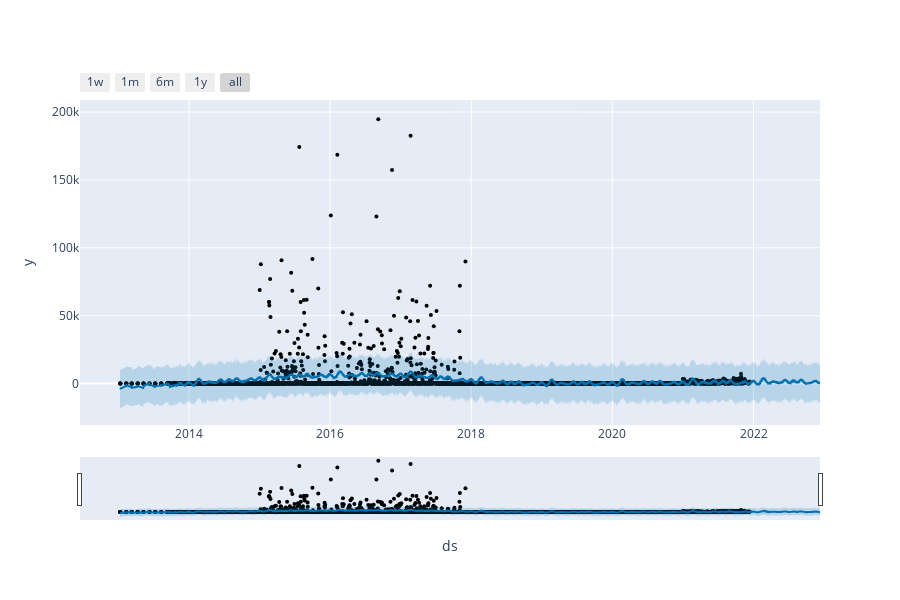

The code cell stored with this chart in its notebook:
### Code cell
plot_plotly(Dine_m, Dine_forecast)

### Figure 1 — Plotly figure (JSON) as saved in the notebook; plotly's stock layout.template omitted (floating-point values rounded to 4 significant figures; data arrays with more than 128 entries replaced by an {"elided": "..."} marker saying what was removed)
{"data": [{"marker": {"color": "black", "size": 4}, "mode": "markers", "name": "Actual", "type": "scatter", "x": {"elided": "3002 str values"}, "y": {"elided": "3002 int values"}}, {"hoverinfo": "skip", "line": {"width": 0}, "mode": "lines", "type": "scatter", "x": {"elided": "3367 str values"}, "y": {"elided": "3367 float values"}}, {"fill": "tonexty", "fillcolor": "rgba(0, 114, 178, 0.2)", "line": {"color": "#0072B2", "width": 2}, "mode": "lines", "name": "Predicted", "type": "scatter", "x": {"elided": "3367 str values"}, "y": {"elided": "3367 float values"}}, {"fill": "tonexty", "fillcolor": "rgba(0, 114, 178, 0.2)", "hoverinfo": "skip", "line": {"width": 0}, "mode": "lines", "type": "scatter", "x": {"elided": "3367 str values"}, "y": {"elided": "3367 float values"}}], "layout": {"height": 600, "showlegend": false, "width": 900, "xaxis": {"rangeselector": {"buttons": [{"count": 7, "label": "1w", "step": "day", "stepmode": "backward"}, {"count": 1, "label": "1m", "step": "month", "stepmode": "backward"}, {"count": 6, "label": "6m", "step": "month", "stepmode": "backward"}, {"count": 1, "label": "1y", "step": "year", "stepmode": "backward"}, {"step": "all"}]}, "rangeslider": {"visible": true}, "title": {"text": "ds"}, "type": "date"}, "yaxis": {"title": {"text": "y"}}}}
